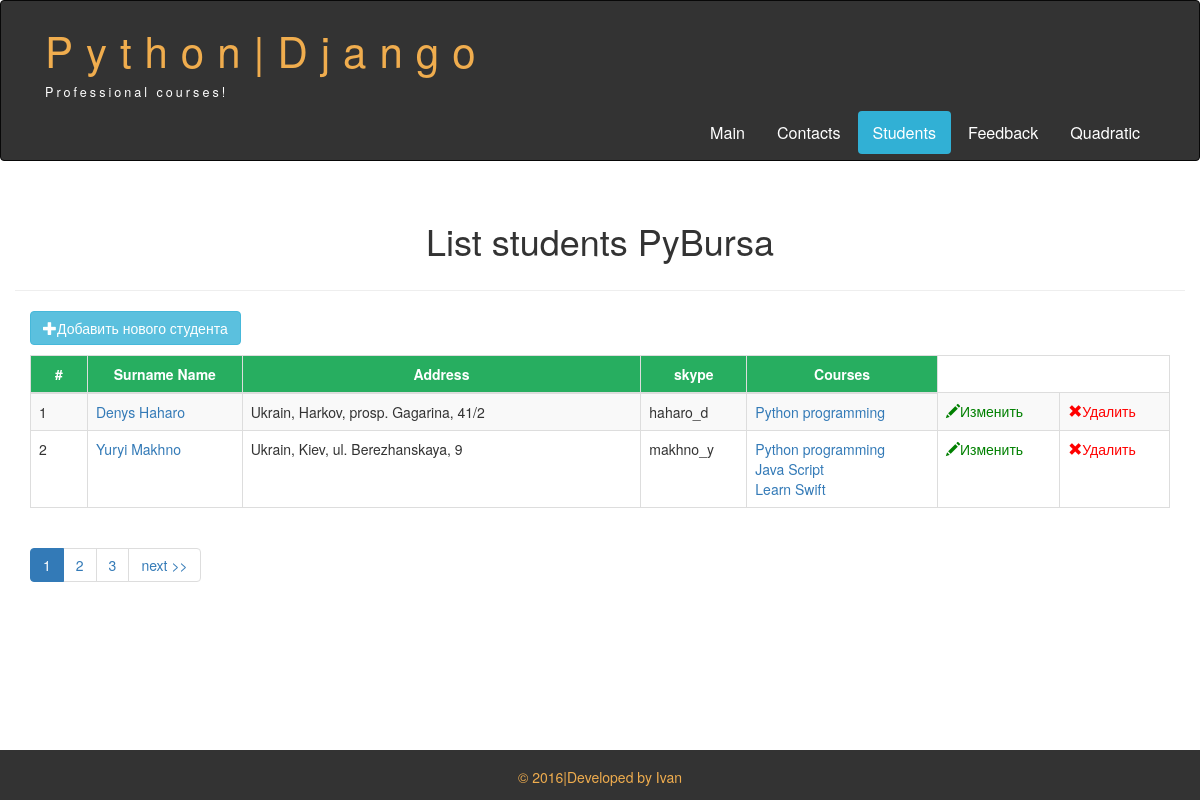
The page /students/ on the database its author committed.
### students/models.py (models this page shows, shortened)
class Student(models.Model):
    name = models.CharField(max_length=255)
    surname = models.CharField(max_length=255)
    date_of_birth = models.DateField()
    email = models.EmailField()
    phone = models.CharField(max_length=255)
    address = models.CharField(max_length=255)
    skype = models.CharField(max_length=255)
    courses = models.ManyToManyField(Course)

### courses/models.py (models this page shows, shortened)
class Course(models.Model):
    name = models.CharField(max_length=255)
    short_description = models.CharField(max_length=255)
    description = models.TextField()
    coach = models.ForeignKey(Coach, blank=True, null=True, related_name='coach_courses')
    assistant = models.ForeignKey(Coach, blank=True, null=True, related_name='assistant_courses')

### students/views.py (the view)
class StudentListView(ListView):
    model = Student
    paginate_by = 2
    def get_queryset(self):
        course_id = self.request.GET.get('course_id', None)
        if course_id:
            students = Student.objects.filter(courses__id=course_id)
        else:
            students = Student.objects.all()
        return students

### templates/students/student_list.html (shortened to what this page needs)
{% extends "base.html" %}
{% load staticfiles %}
{% block nav_class_students %}active{% endblock %}
{% block page_main_header %}List students PyBursa{% endblock %}
{% block content %}
<div class="col-lg-12">
  <a href="{% url 'students:add' %}" class="btn btn-info" role="button">
  <span class="glyphicon glyphicon-plus"></span>Добавить нового студента</a>
  <div class="table-responsive">
  <table class="table table-bordered table-striped">
    <thead>
      <tr>
        <th width="5%">#</th>
        <th>Surname Name</th>
        <th width="35%">Address</th>
        <th>skype</th>
        <th>Courses</th>
      </tr>
    </thead>
    <tbody>
      {% for item in object_list %}
      <tr>
        <td>{{ forloop.counter }}</td>
        <td><a href="{% url 'students:detail' item.id %}">
          {{ item.name }} {{ item.surname }}</a></td>
        <td>{{ item.address }}</td>
        <td>{{ item.skype }}</td>
        <td>
         {% for course in item.courses.all %}
        <a href="{% url 'courses:detail' course.id %}">{{ course.name }}<br></a>
        {% endfor %}
        </td>
        <td>
          <a style="color:green;" href="{% url 'students:edit' item.id %}">
          <span class="glyphicon glyphicon-pencil"></span>Изменить</a><br>
        </td>
        <td>
          <a style="color:red;" href="{% url 'students:remove' item.id %}">
          <span class="glyphicon glyphicon-remove"></span>Удалить</a><br>
        </td>
      </tr>
      {% endfor %}
    </tbody>
  </table>
</div>
{% if is_paginated %}
  <ul class="pagination pagination-centered">
    {% for i in paginator.page_range %}
      <li {% if page_obj.number == i %} class="active" {% endif %}><a href="?page={{i}}">{{i}}</a></li>
    {% endfor %}
    {% if page_obj.has_next %}
      <li><a href="?page={{ page_obj.next_page_number }}">next >></a></li>
    {% endif %}
  </ul>
{% endif %}
</div>
{% endblock content %}

### static/css/style.css (style rules this page uses)
html { position: relative; min-height: 100%; }
body { margin-bottom: 60px; }
.table > thead:first-child > tr:first-child > th { background-color: #27ae60; color: #ffffff; text-align: center; }

### rows shown on the page
Student: name "Denys", surname "Haharo", address "Ukrain, Harkov, prosp. Gagarina, 41/2", skype "haharo_d"
Course: name "Python programming"
Student: name "Yuryi", surname "Makhno", address "Ukrain, Kiev, ul. Berezhanskaya, 9", skype "makhno_y"
Course: name "Java Script"
Course: name "Learn Swift"

### other values the page prints
{{ i }} "1" "2" "3"
